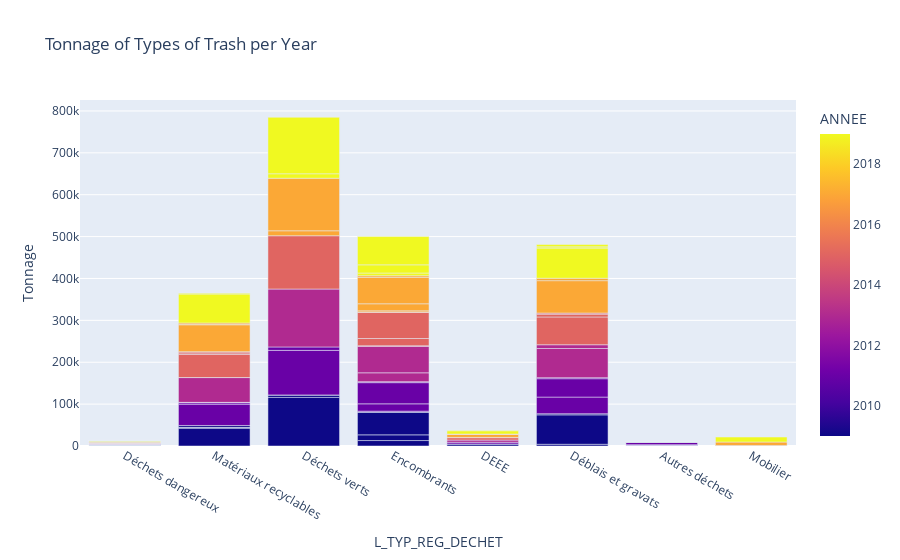

The notebook cell this image was saved under:
### Markdown cell above
### Tonnages annuels par types de dechets

### Code cell
fig = px.bar(
    df_tonnage_destination_33,
    x="L_TYP_REG_DECHET",
    y="TONNAGE_T",
    color="ANNEE",
    title="Tonnage of Types of Trash per Year",
    labels={"L_TYP_REG_SERVICE": "Waste Treatment Type", "TONNAGE_T": "Tonnage"},
    hover_data=["N_DEPT", "L_REGION"],
    barmode="group",
)

fig.show()

### Figure 1 — Plotly figure (JSON) as saved in the notebook; plotly's stock layout.template omitted (floating-point values rounded to 4 significant figures; data arrays with more than 128 entries replaced by an {"elided": "..."} marker saying what was removed)
{"data": [{"alignmentgroup": "True", "customdata": {"elided": "127x2 str values"}, "hovertemplate": "L_TYP_REG_DECHET=%{x}<br>Tonnage=%{y}<br>N_DEPT=%{customdata[0]}<br>L_REGION=%{customdata[1]}<br>ANNEE=%{marker.color}<extra></extra>", "legendgroup": "", "marker": {"color": [2009, 2009, 2009, 2009, 2009, 2009, 2009, 2009, 2009, 2009, 2009, 2009, 2009, 2009, 2009, 2009, 2009, 2009, 2009, 2009, 2009, 2009, 2009, 2009, 2009, 2011, 2011, 2011, 2011, 2011, 2011, 2011, 2011, 2011, 2011, 2011, 2011, 2011, 2011, 2011, 2011, 2011, 2011, 2011, 2011, 2011, 2011, 2011, 2011, 2013, 2013, 2013, 2013, 2013, 2013, 2013, 2013, 2013, 2013, 2013, 2013, 2013, 2013, 2015, 2015, 2015, 2015, 2015, 2015, 2015, 2015, 2015, 2015, 2015, 2015, 2015, 2015, 2015, 2015, 2015, 2015, 2015, 2015, 2015, 2015, 2015, 2017, 2017, 2017, 2017, 2017, 2017, 2017, 2017, 2017, 2017, 2017, 2017, 2017, 2017, 2017, 2017, 2017, 2017, 2017, 2017, 2017, 2019, 2019, 2019, 2019, 2019, 2019, 2019, 2019, 2019, 2019, 2019, 2019, 2019, 2019, 2019, 2019, 2019, 2019, 2019, 2019], "coloraxis": "coloraxis", "pattern": {"shape": ""}}, "name": "", "offsetgroup": "", "orientation": "v", "showlegend": false, "textposition": "auto", "type": "bar", "x": ["Déchets dangereux", "Déchets dangereux", "Déchets dangereux", "Déchets dangereux", "Déchets dangereux", "Déchets dangereux", "Matériaux recyclables", "Matériaux recyclables", "Matériaux recyclables", "Matériaux recyclables", "Déchets verts", "Déchets verts", "Déchets verts", "Encombrants", "Encombrants", "Encombrants", "Encombrants", "DEEE", "DEEE", "Déblais et gravats", "Déblais et gravats", "Déblais et gravats", "Autres déchets", "Autres déchets", "Autres déchets", "Déchets dangereux", "Déchets dangereux", "Déchets dangereux", "Déchets dangereux", "Déchets dangereux", "Déchets dangereux", "Matériaux recyclables", "Matériaux recyclables", "Matériaux recyclables", "Matériaux recyclables", "Déchets verts", "Déchets verts", "Encombrants", "Encombrants", "Encombrants", "Encombrants", "DEEE", "Déblais et gravats", "Déblais et gravats", "Déblais et gravats", "Autres déchets", "Autres déchets", "Autres déchets", "Autres déchets", "Déchets dangereux", "Déchets dangereux", "Déchets dangereux", "Déchets dangereux", "Matériaux recyclables", "Matériaux recyclables", "Déchets verts", "Encombrants", "Encombrants", "Encombrants", "DEEE", "Déblais et gravats", "Déblais et gravats", "Autres déchets", "Déchets dangereux", "Déchets dangereux", "Déchets dangereux", "Déchets dangereux", "Matériaux recyclables", "Matériaux recyclables", "Matériaux recyclables", "Déchets verts", "Encombrants", "Encombrants", "Encombrants", "Encombrants", "Mobilier", "Mobilier", "DEEE", "DEEE", "DEEE", "Déblais et gravats", "Déblais et gravats", "Déblais et gravats", "Autres déchets", "Autres déchets", "Autres déchets", "Déchets dangereux", "Déchets dangereux", "Déchets dangereux", "Déchets dangereux", "Matériaux recyclables", "Matériaux recyclables", "Matériaux recyclables", "Déchets verts", "Déchets verts", "Encombrants", "Encombrants", "Encombrants", "Encombrants", "Mobilier", "DEEE", "DEEE", "Déblais et gravats", "Déblais et gravats", "Autres déchets", "Autres déchets", "Autres déchets", "Déchets dangereux", "Déchets dangereux", "Déchets dangereux", "Déchets dangereux", "Matériaux recyclables", "Matériaux recyclables", "Déchets verts", "Déchets verts", "Encombrants", "Encombrants", "Encombrants", "Mobilier", "DEEE", "DEEE", "Déblais et gravats", "Déblais et gravats", "Déblais et gravats", "Autres déchets", "Autres déchets", "Autres déchets"], "xaxis": "x", "y": [1156.0, 82.69, 5.1, 0.14, 75, 920.6, 42300.0, 2347, 0.13, 4374.0, 116000.0, 5541.0, 534.0, 13040.0, 13580.0, 54280.0, 294, 4598.0, 237.2, 4128.0, 70200.0, 2794.0, 20.38, 1098.0, 456.3, 385.7, 526.8, 28, 103.6, 3.86, 913.9, 50870.0, 3782.0, 0.16, 514.3, 106300.0, 8063, 1965.0, 17540.0, 50570.0, 2199, 4044.0, 39670.0, 43920.0, 2422.0, 1590.0, 3.48, 6697, 0.86, 560.4, 1206.0, 12.6, 121, 59280.0, 2.56, 138300.0, 141.2, 21180.0, 63580.0, 5173.0, 69660.0, 8986.0, 36.77, 564.4, 1155.0, 114, 121.4, 55380.0, 3513, 2918.0, 127200.0, 904.6, 17400.0, 62830.0, 27, 952.0, 394.4, 6012.0, 34, 487.1, 66300.0, 6729.0, 2635.0, 16.18, 13.71, 420, 1885.0, 492.8, 0.48, 142, 64180.0, 849.7, 3344.0, 11882, 125476, 3133.0, 16950.0, 63150.0, 3784.0, 8152.0, 7259.0, 652.7, 77340.0, 5801, 43.41, 3.94, 15.1, 2176.0, 312.4, 1.26, 160, 69260.0, 1944.0, 10650.0, 134800.0, 6485.0, 19520.0, 67536, 11875, 7962.0, 931.5, 72030.0, 2886.0, 5507, 36.44, 7.31, 8.77], "yaxis": "y"}], "layout": {"barmode": "group", "coloraxis": {"colorbar": {"title": {"text": "ANNEE"}}, "colorscale": [[0, "#0d0887"], [0.1111, "#46039f"], [0.2222, "#7201a8"], [0.3333, "#9c179e"], [0.4444, "#bd3786"], [0.5556, "#d8576b"], [0.6667, "#ed7953"], [0.7778, "#fb9f3a"], [0.8889, "#fdca26"], [1, "#f0f921"]]}, "legend": {"tracegroupgap": 0}, "title": {"text": "Tonnage of Types of Trash per Year"}, "xaxis": {"anchor": "y", "domain": [0, 1], "title": {"text": "L_TYP_REG_DECHET"}}, "yaxis": {"anchor": "x", "domain": [0, 1], "title": {"text": "Tonnage"}}}}
